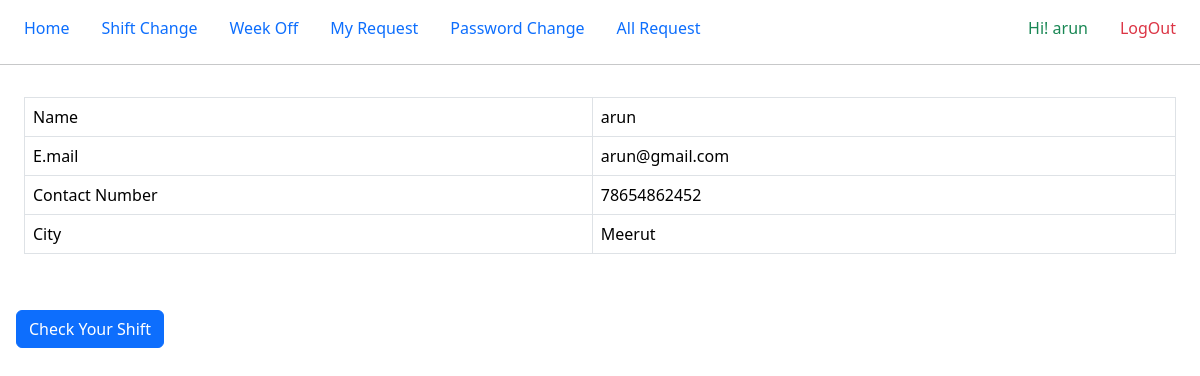
Page /home.php (signed in) on the committed database.
### tables this page shows
CREATE TABLE `employees` (
  `id` int(11) NOT NULL,
  `full_name` varchar(30) DEFAULT NULL,
  `email` varchar(200) DEFAULT NULL,
  `mobile` varchar(15) DEFAULT NULL,
  `city` varchar(20) DEFAULT NULL,
  `password` varchar(200) DEFAULT NULL,
  `created_on` timestamp NOT NULL DEFAULT current_timestamp()
);

### home.php (the view, shortened to what this page needs)
<?php
    include("header.php");
    include("nav.php");
    $row=$con->query("SELECT count(*) FROM weeks ");
    if($wid=$row->fetch_array()) {
        $weekid=$wid[0];
    }
?>
<div class="m-2 p-3">
    <table class="table table-bordered table-hover">
    <tr><td>Name</td><td><?= $name?></td></tr>
    <tr><td>E.mail</td><td><?= $email ?></td></tr>
    <tr><td>Contact Number</td><td><?= $phone ?></td></tr>
    <tr><td>City</td><td><?= $city?></td></tr>
    </table>
</div>
<div>
    <a href="store.php?id=<?=$id?>&weekId=<?=$weekid?>&where=N" class="btn btn-primary m-3"> Check Your Shift </a>
</div>
<?php
include("footer.php");
?>

### nav.php (shortened to what this page needs)
<div>
  <nav class="nav m-2 d-flex w-100">
    <a class="nav-link" href="home.php">Home</a>
    <a class="nav-link" href="shiftChange.php">Shift Change</a>
    <a class="nav-link" href="weekOff.php">Week Off</a>
    <a class="nav-link" href="allRequest.php">My Request</a>
    <a class="nav-link" href="password.php">Password Change</a>
    <a class="nav-link" href="req.php">All Request</a>
    <?php
    $name="";
    if(isset($_SESSION["id"])){
        $id = $_SESSION["id"];
        $check=$con->query("SELECT * FROM employees WHERE id='$id'");
        if ($row = $check->fetch_assoc()) {
            $name=$row["full_name"];
            $email=$row["email"];
            $phone=$row["mobile"];
            $city=$row["city"];
        }
    }
    else{
        header("location:index.php");
    }
    ?>
    <label class="nav-link ms-auto text-success" href="#">Hi! <?= $name?> </label>
    <a class="nav-link text-danger  me-3" href="logout.php">LogOut </a>
  </nav>
  <hr/>
</div>

### rows in the picture
employees: full_name "arun", email "arun@gmail.com", mobile "78654862452", city "Meerut"
